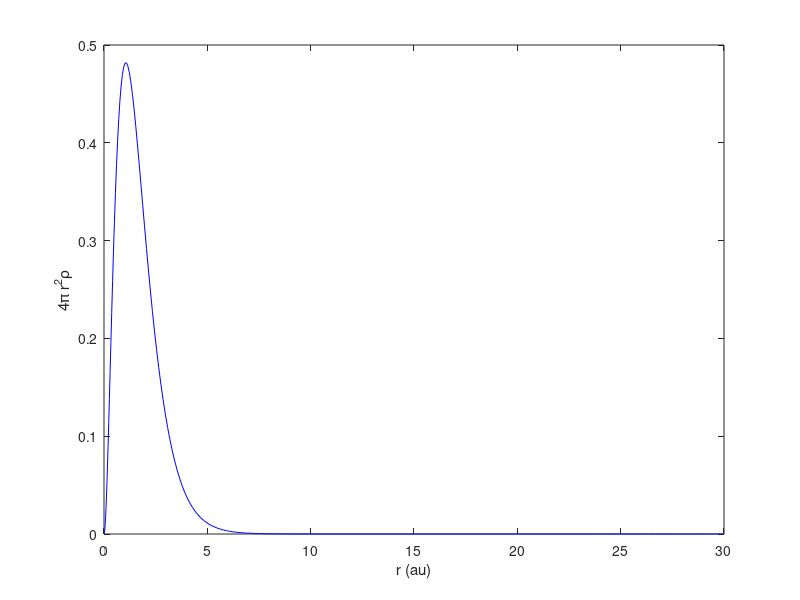

MATLAB code to generate this figure:
% This matlab code computes the ground state energy of hydrogen (H) atom by
% solving the Kohn-Sham (KS) equation in the local-density-approximation
% (LDA) of the density-functional theory (dft) [1]. The exchange and correlation contribution (E_xc) is computed in the Vosko, Wilk, and
% Nusair (VWN) approximation [2]. The obtained energy value is compared
% with available data [3]. 
%
% The Hamiltonian is approximated with the Legendre pseudo-spectral method
% [4]. The atomic unit (au) is used in the calculation.
%
% Refs: 
% [1] R.G. Parr and W. Yang, Density-Functional Theory of Atoms and Molecules (Oxford University Press, Oxford, 1989);
% [2] S.H. Vosko, L. Wilk, and M. Nusair, Can. J. Phys. 58, 1200 (1980); S.H. Vosko and L. Wilk, Phys. Rev. B 22, 3812 (1980).;
% [3] https://www.nist.gov/pml/atomic-reference-data-electronic-structure-calculations.
% [4] Ts Tsogbayar and M Horbatsch 2013 J. Phys. B: At. Mol. Opt. Phys. 46 085004; Tsogbayar Tsednee and Danny L Yeager 2017 Chinese Phys. B 26 083101;  
% https://yorkspace.library.yorku.ca/xmlui/bitstream/handle/10315/28160/Tsednee_Tsogbayar_2014_PhD.pdf?sequence=2
% 
% Written by Tsogbayar Tsednee (PhD)
% Email: tsog215@gmail.com
% July 24, 2023 & University of North Dakota 
%
function [] = H_dft_lda_vwn
%
clear; clc;
format long
%
clear; clc;
Z = 1.;   % charge of hydrogen nucleus; 
N = 4*64;   % number of grid point; you may change it
rb = 0.0; % beginning point of coordinate r 
re = 30.; % ending point of coordnate r; you may change it
% unit used here is atomic unit
%%%
itermax = 100; tol = 10^(-8);
alf = 0.95; 
%
a = rb;
b = re;
%
[r,wr,D] = legDC2(N,a,b);
wr = wr(2:N);
r = r(2:N);
D2 = (2/(b-a))^2*D^2;
D2 = D2(2:N,2:N);
%
[En_1s, rho_1s] = H0_eig_val(D2,wr,r,Z,1,1,0); % ns = 1 & 1s orbital
[En_2s, rho_2s] = H0_eig_val(D2,wr,r,Z,2,2,0); % ns = 2 & 2s orbital
%
[En_1s, En_2s];
%
rho_old = 1.*rho_1s + 0.*rho_2s; 
%
x_alpha = 3./4;
%
ac1 = 0.0621814/2;
bc1 = 3.72744;
cc1 = 12.9352;
x0 = -0.10498;
%
n_xc = 1.; % if n_ex = 0, X-lapha; n_ex = 1, LDA-VWN;
%
for iter = 1:itermax
    %
    iter
    rho_ = rho_old;
    %
    f_rhs_11 = -4.*pi.*r.*(rho_./Z); %
%
    u_11 = D2\f_rhs_11;
    u_11 = u_11 + r./(b-a); %  for spherical symmetry
    %u_11 = [0; u_11; 0];
    Vpois_11 = u_11./r ;
    %
    V_ex = -(3./pi).^(1/3).*rho_.^(1/3);
    eps_e = x_alpha.*V_ex;
    %%%
    rs = (3./(4.*pi.*rho_)).^(1/3);
    %%%%%%%%%%%%%%%%%%%%%%%%%%%%%%%%%%%%%%%%%%%%
    %%% Vosko-Wilk-Nusair correlation & VWM5
    x = rs.^(1/2);
    Xx = x.^2 + bc1.*x + cc1;
    Xx0 = x0^2 + bc1.*x0 + cc1;
    Q = sqrt(4.*cc1 - bc1^2);
    %
    t2 = Q./(2.*x + bc1);
    t1 = log((x-x0).^2./(Xx)) + (2.*(bc1+2.*x0)./Q).*atan(t2);
    t = log(x.^2./Xx) + (2.*bc1./Q).*atan(t2) - (bc1.*x0.*t1)./Xx0;
    eps_c = ac1.*t;
    V_corr = eps_c - (ac1./3).* (cc1.*(x - x0) - bc1.*x.*x0)./((x-x0).*(rs+bc1.*x+cc1));        
    %%%%%%%%%%%%%%%%%%%%%%%%%%%%%%%%%%%%%%%%%%%%
    %
    %[En, rho_ks]    = H_KS_eig_val(D2,wr,r,Z, ns, wf_ind, ell, Vpois_11,V_ex, V_corr)
    [En_1s, rho_1s_] = H_KS_eig_val(D2,wr,r,Z, 1., 1., 0., Vpois_11,V_ex, n_xc.*V_corr); % KS: 1s orbital
    [En_2s, rho_2s_] = H_KS_eig_val(D2,wr,r,Z, 2., 2., 0., Vpois_11,V_ex, n_xc.*V_corr); % KS: 2s orbital    
    %
    rho_new = 1.*rho_1s_ + 0.*rho_2s_;
    %
    rho_n = alf.*rho_new + (1.-alf).*rho_;
    %
    if (abs(rho_n - rho_old) < tol)
        break
    end
    %
    rho_old = rho_n; 

end
%%%
[En_1s, En_2s] ;% 1s and 2s orbital energies
%
Vee = sum(wr.*rho_old.*Vpois_11.*r.*r.*4.*pi);
%
E_x = sum(wr.*rho_old.*eps_e.*r.*r.*4.*pi) ;
V_x = sum(wr.*rho_old.*V_ex.*r.*r.*4.*pi) ;
V_c = sum(wr.*rho_old.*V_corr.*r.*r.*4.*pi) ;
E_c = sum(wr.*rho_old.*eps_c.*r.*r.*4.*pi);
%
En_xc = (E_x + n_xc.*E_c ) - (V_x + n_xc.*V_c);
%
En_total_gr_au = (1.*En_1s) - 0.5*Z.*Vee + En_xc ;
%
[En_1s, En_total_gr_au] % [-0.233471001587941  -0.445670518242649]
%%%

plot(r, rho_n.*4*pi.*r.^2, 'b')
ylabel('4\pi r^{2}\rho')
xlabel('r (au)')

%%%
return
end

%%%
function [En, rho] = H0_eig_val(D2,wr,r,Z,ns,wf_ind,ell)
%
%%%
H_ham = -0.5.*D2 + diag(ell*(ell+1)./(2.*r.^2)) - diag(Z./r);
[Vec,En] = eig(H_ham);                                     % Eigenvalue problem
En = diag(En);
[foo, ij] = sort(En);
En = En(ij);
%[En(1),En(2),En(3),En(4),En(5)];
%           
Vec = Vec(:,ij);                       % The unnormalized eigenfunctions
V1 = Vec(:,wf_ind);                         % The unnormalized eigenfunction for the ground state,
%V1 = [0.,;V1,;0.];
n_c = sum(wr.*V1.*V1.*4.*pi);
V1 = 1./sqrt(n_c).*V1;
R = V1./r;
rho = R.*R; 
%
En = En(ns);
%%%
return
end
%%%
%%%
function [En, rho_ks] = H_KS_eig_val(D2,wr,r,Z, ns, wf_ind, ell, Vpois_11,V_ex, V_corr)
%
%%%
H_ham = -0.5.*D2 + diag(ell*(ell+1)./(2.*r.^2)) - diag(Z./r) + Z.*diag(Vpois_11) + diag(V_ex) + diag(V_corr);
[Vec,En] = eig(H_ham);                                     % Eigenvalue problem
En = diag(En);
[foo, ij] = sort(En);
En = En(ij);
%[En(1),En(2),En(3),En(4),En(5)];
%           
Vec = Vec(:,ij);                       % The unnormalized eigenfunctions
V1 = Vec(:,wf_ind);                         % The unnormalized eigenfunction for the ground state,
%V1 = [0.,;V1,;0.];
n_c = sum(wr.*V1.*V1.*4.*pi);
V1 = 1./sqrt(n_c).*V1;
R = V1./r;
rho_ks = R.*R; 
%
En = En(ns);
%%%
return
end
%%%
%%%
        function [xi,w,D]=legDC2(N,a,b)
            
            %%%%%%%%%%%%%%%%%%%%%%%%%%%%%%%%%%%%%%%%%%%%%%%%%%%%%%%%%%%%%%%%%%%%%%%%%%%%%%%%
            %
            % legDc.m
            %
            % Computes the Legendre differentiation matrix with collocation at the
            % Legendre-Gauss-Lobatto nodes.
            %
            % Reference:
            %   C. Canuto, M. Y. Hussaini, A. Quarteroni, T. A. Tang, "Spectral Methods
            %   in Fluid Dynamics," Section 2.3. Springer-Verlag 1987
            %
            % Written by Greg von Winckel - 05/26/2004
            % Contact: gregvw@chtm.unm.edu
            %
            %%%%%%%%%%%%%%%%%%%%%%%%%%%%%%%%%%%%%%%%%%%%%%%%%%%%%%%%%%%%%%%%%%%%%%%%%%%%%%%%
            
            
            % Truncation + 1
            N1=N+1;
            
            % CGL nodes
            xc=cos(pi*(0:N)/N)';
            
            % Uniform nodes
            xu=linspace(-1,1,N1)';
            
            % Make a close first guess to reduce iterations
            if N<3
                x=xc;
            else
                x=xc+sin(pi*xu)./(4*N);
            end
            
            % The Legendre Vandermonde Matrix
            P=zeros(N1,N1);
            
            % Compute P_(N) using the recursion relation
            % Compute its first and second derivatives and
            % update x using the Newton-Raphson method.
            
            xold=2;
            while max(abs(x-xold))>eps
                
                xold=x;
                
                P(:,1)=1;    P(:,2)=x;
                
                for k=2:N
                    P(:,k+1)=( (2*k-1)*x.*P(:,k)-(k-1)*P(:,k-1) )/k;
                end
                
                x=xold-( x.*P(:,N1)-P(:,N) )./( N1*P(:,N1) );
            end
            
            X=repmat(x,1,N1);
            Xdiff=X-X'+eye(N1);
            
            L=repmat(P(:,N1),1,N1);
            L(1:(N1+1):N1*N1)=1;
            D=(L./(Xdiff.*L'));
            D(1:(N1+1):N1*N1)=0;
            D(1)=(N1*N)/4;
            D(N1*N1)=-(N1*N)/4;
            
            % Linear map from[-1,1] to [a,b]
            xi=(a*(1-x)+b*(1+x))/2;        % added by Tsogbayar Tsednee
            
            % Compute the weights
            w=(b-a)./(N*N1*P(:,N1).^2);    % added by Tsogbayar Tsednee
            
        end

